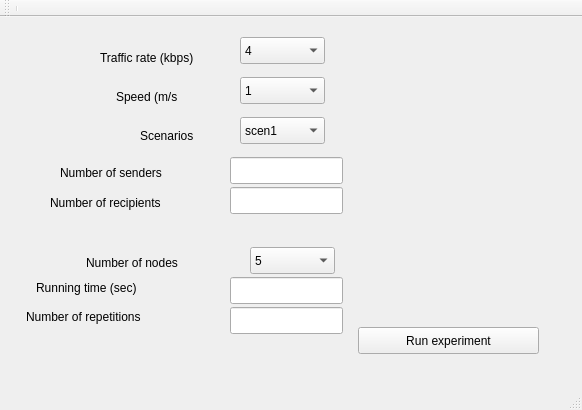
<?xml version="1.0" encoding="UTF-8"?>
<ui version="4.0">
 <class>MainWindow</class>
 <widget class="QMainWindow" name="MainWindow">
  <property name="geometry">
   <rect>
    <x>0</x>
    <y>0</y>
    <width>582</width>
    <height>410</height>
   </rect>
  </property>
  <property name="windowTitle">
   <string>MainWindow</string>
  </property>
  <widget class="QWidget" name="centralWidget">
   <widget class="QLabel" name="label">
    <property name="geometry">
     <rect>
      <x>100</x>
      <y>30</y>
      <width>131</width>
      <height>21</height>
     </rect>
    </property>
    <property name="text">
     <string>Traffic rate (kbps)</string>
    </property>
   </widget>
   <widget class="QComboBox" name="cbTrafficRate">
    <property name="geometry">
     <rect>
      <x>240</x>
      <y>20</y>
      <width>85</width>
      <height>27</height>
     </rect>
    </property>
    <item>
     <property name="text">
      <string>4</string>
     </property>
    </item>
    <item>
     <property name="text">
      <string>8</string>
     </property>
    </item>
    <item>
     <property name="text">
      <string>16</string>
     </property>
    </item>
   </widget>
   <widget class="QLabel" name="label_2">
    <property name="geometry">
     <rect>
      <x>116</x>
      <y>70</y>
      <width>101</width>
      <height>20</height>
     </rect>
    </property>
    <property name="text">
     <string>Speed (m/s</string>
    </property>
   </widget>
   <widget class="QComboBox" name="cbSpeed">
    <property name="geometry">
     <rect>
      <x>240</x>
      <y>60</y>
      <width>85</width>
      <height>27</height>
     </rect>
    </property>
    <item>
     <property name="text">
      <string>1</string>
     </property>
    </item>
    <item>
     <property name="text">
      <string>5</string>
     </property>
    </item>
    <item>
     <property name="text">
      <string>10</string>
     </property>
    </item>
    <item>
     <property name="text">
      <string>20</string>
     </property>
    </item>
   </widget>
   <widget class="QLabel" name="label_3">
    <property name="geometry">
     <rect>
      <x>140</x>
      <y>110</y>
      <width>67</width>
      <height>17</height>
     </rect>
    </property>
    <property name="text">
     <string>Scenarios</string>
    </property>
   </widget>
   <widget class="QComboBox" name="cbScenario">
    <property name="geometry">
     <rect>
      <x>240</x>
      <y>100</y>
      <width>85</width>
      <height>27</height>
     </rect>
    </property>
    <item>
     <property name="text">
      <string>scen1</string>
     </property>
    </item>
    <item>
     <property name="text">
      <string>scen2</string>
     </property>
    </item>
    <item>
     <property name="text">
      <string>scen3</string>
     </property>
    </item>
    <item>
     <property name="text">
      <string>scen4</string>
     </property>
    </item>
   </widget>
   <widget class="QLabel" name="label_4">
    <property name="geometry">
     <rect>
      <x>86</x>
      <y>230</y>
      <width>131</width>
      <height>31</height>
     </rect>
    </property>
    <property name="text">
     <string>Number of nodes</string>
    </property>
   </widget>
   <widget class="QComboBox" name="cbNoNodes">
    <property name="geometry">
     <rect>
      <x>250</x>
      <y>230</y>
      <width>85</width>
      <height>27</height>
     </rect>
    </property>
    <item>
     <property name="text">
      <string>5</string>
     </property>
    </item>
    <item>
     <property name="text">
      <string>10</string>
     </property>
    </item>
    <item>
     <property name="text">
      <string>20</string>
     </property>
    </item>
    <item>
     <property name="text">
      <string>30</string>
     </property>
    </item>
    <item>
     <property name="text">
      <string>40</string>
     </property>
    </item>
    <item>
     <property name="text">
      <string>50</string>
     </property>
    </item>
   </widget>
   <widget class="QLabel" name="label_5">
    <property name="geometry">
     <rect>
      <x>36</x>
      <y>260</y>
      <width>141</width>
      <height>21</height>
     </rect>
    </property>
    <property name="text">
     <string>Running time (sec)</string>
    </property>
   </widget>
   <widget class="QLabel" name="label_6">
    <property name="geometry">
     <rect>
      <x>26</x>
      <y>290</y>
      <width>161</width>
      <height>20</height>
     </rect>
    </property>
    <property name="text">
     <string>Number of repetitions</string>
    </property>
   </widget>
   <widget class="QLineEdit" name="runningTime">
    <property name="geometry">
     <rect>
      <x>230</x>
      <y>260</y>
      <width>113</width>
      <height>27</height>
     </rect>
    </property>
   </widget>
   <widget class="QLineEdit" name="noRepetitions">
    <property name="geometry">
     <rect>
      <x>230</x>
      <y>290</y>
      <width>113</width>
      <height>27</height>
     </rect>
    </property>
   </widget>
   <widget class="QPushButton" name="runButton">
    <property name="geometry">
     <rect>
      <x>358</x>
      <y>310</y>
      <width>181</width>
      <height>27</height>
     </rect>
    </property>
    <property name="text">
     <string>Run experiment</string>
    </property>
   </widget>
   <widget class="QLabel" name="label_7">
    <property name="geometry">
     <rect>
      <x>60</x>
      <y>140</y>
      <width>151</width>
      <height>31</height>
     </rect>
    </property>
    <property name="text">
     <string>Number of senders</string>
    </property>
   </widget>
   <widget class="QLabel" name="label_8">
    <property name="geometry">
     <rect>
      <x>50</x>
      <y>170</y>
      <width>151</width>
      <height>31</height>
     </rect>
    </property>
    <property name="text">
     <string>Number of recipients</string>
    </property>
   </widget>
   <widget class="QLineEdit" name="noSenders">
    <property name="geometry">
     <rect>
      <x>230</x>
      <y>140</y>
      <width>113</width>
      <height>27</height>
     </rect>
    </property>
   </widget>
   <widget class="QLineEdit" name="noReceivers">
    <property name="geometry">
     <rect>
      <x>230</x>
      <y>170</y>
      <width>113</width>
      <height>27</height>
     </rect>
    </property>
   </widget>
  </widget>
  <widget class="QMenuBar" name="menuBar">
   <property name="geometry">
    <rect>
     <x>0</x>
     <y>0</y>
     <width>582</width>
     <height>25</height>
    </rect>
   </property>
  </widget>
  <widget class="QToolBar" name="mainToolBar">
   <attribute name="toolBarArea">
    <enum>TopToolBarArea</enum>
   </attribute>
   <attribute name="toolBarBreak">
    <bool>false</bool>
   </attribute>
   <addaction name="separator"/>
  </widget>
  <widget class="QStatusBar" name="statusBar"/>
 </widget>
 <layoutdefault spacing="6" margin="11"/>
 <resources/>
 <connections/>
</ui>
